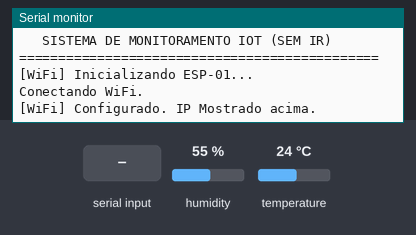
A sketch run on a simulated Arduino Mega 2560, built with avr-gcc and run on an emulated ATmega2560. Parts: the last lines printed to the serial monitor. The test bench sets the inputs (shaded band); at power-on: humidity 55 %, temperature 24 °C. The modem accepts every AT command (registered, SIM ready, sends succeed) and sends nothing else.

Above: at 9.7 s.
9.8 s: "CONNECT\n" received over Serial
At 9.96 s:
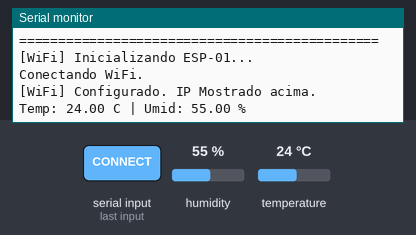
11.5 s: "200 OK\n" received over the second serial link
At 12.4 s:
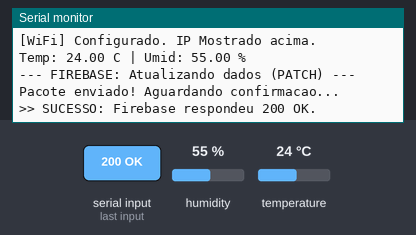

Measured:
- after the input at 9.8 s, the serial monitor: prints a new line at once (image 1)
- after the input at 11.5 s, the serial monitor: prints a new line at once (image 2)

The sketch:

temperatura_umidade_web.ino
```cpp
/*
  FUNCIONALIDADES:
  1. Web Server Local: Mostra temperatura.
  2. Firebase Logger: Envia Temp/Umidade a cada 10s para /sensores/sala.
*/

#include <DHT.h>

// ===============================================================
// 1. CONFIGURAÇÕES WIFI E FIREBASE
// ===============================================================

const String SSID_REDE  = "WIFI_UFSJ";
const String SENHA_REDE = "";

const String FIREBASE_HOST = "arduino-1bd32-default-rtdb.firebaseio.com";

const String FIREBASE_PATH = "/sensores/sala.json";

const unsigned long INTERVALO_ENVIO = 10000;
unsigned long timerEnvio = 0;

// ===============================================================
// 2. HARDWARE E PINOS
// ===============================================================
#define DHTPIN   2
#define DHTTYPE  DHT22
DHT dht(DHTPIN, DHTTYPE);

// ===============================================================
// 3. SETUP
// ===============================================================
void setup() {
  Serial.begin(115200);
  Serial1.begin(115200);

  dht.begin();

  Serial.println(F("\n=============================================="));
  Serial.println(F("   SISTEMA DE MONITORAMENTO IOT (SEM IR)      "));
  Serial.println(F("=============================================="));

  iniciarWifi();
}

// ===============================================================
// 4. LOOP PRINCIPAL
// ===============================================================
void loop() {

  if (Serial.available()) {
    char c = Serial.read();
    if (c == 'T' || c == 't') imprimirClimaSerial();
  }

  if (Serial1.available()) {
    if (Serial1.find("+IPD,")) {
      delay(30);
      int id = Serial1.read() - '0';
      processarWeb(id);
    }
  }

  if (millis() - timerEnvio > INTERVALO_ENVIO) {
    enviarFirebaseClima();
    timerEnvio = millis();
  }
}

// ===============================================================
// 5. LÓGICA FIREBASE (PATCH)
// ===============================================================

void enviarFirebaseClima() {
  float h = dht.readHumidity();
  float t = dht.readTemperature();

  if (isnan(h) || isnan(t)) {
    Serial.println(F("[Erro] DHT nao respondeu. Ignorando envio."));
    return;
  }

  Serial.println(F("\n--- FIREBASE: Atualizando dados (PATCH) ---"));

  String json = "{";
  json += "\"temperatura\":" + String(t) + ",";
  json += "\"umidade\":" + String(h);
  json += "}";

  while(Serial1.available()) Serial1.read();

  String cmdConexao = "AT+CIPSTART=4,\"SSL\",\"" + FIREBASE_HOST + "\",443";
  Serial1.println(cmdConexao);

  long t0 = millis();
  bool conectado = false;
  while(millis() - t0 < 4000) {
    String resp = Serial1.readStringUntil('\n');
    if(resp.indexOf("CONNECT") != -1 || resp.indexOf("OK") != -1 || resp.indexOf("ALREADY") != -1) {
      conectado = true; break;
    }
  }

  if(!conectado) {
    Serial.println(F("Falha: Nao foi possivel conectar ao Firebase."));
    Serial1.println("AT+CIPCLOSE=4");
    return;
  }

  String headers = "PATCH " + FIREBASE_PATH + " HTTP/1.1\r\n";
  headers += "Host: " + FIREBASE_HOST + "\r\n";
  headers += "User-Agent: ArduinoMega\r\n";
  headers += "Content-Type: application/json\r\n";
  headers += "Content-Length: " + String(json.length()) + "\r\n";
  headers += "Connection: close\r\n\r\n";

  int tamanhoTotal = headers.length() + json.length();

  Serial1.print("AT+CIPSEND=4,");
  Serial1.println(tamanhoTotal);

  delay(200);

  Serial1.print(headers);
  Serial1.print(json);

  Serial.println(F("Pacote enviado! Aguardando confirmacao..."));

  t0 = millis();
  while(millis() - t0 < 2000) {
    if(Serial1.available()) {
      String line = Serial1.readStringUntil('\n');
      if(line.indexOf("200 OK") != -1) {
          Serial.println(F(">> SUCESSO: Firebase respondeu 200 OK."));
          break;
      }
    }
  }

  Serial1.println("AT+CIPCLOSE=4");
}

// ===============================================================
// 6. WIFI E WEB SERVER
// ===============================================================
void iniciarWifi() {
  Serial.println(F("[WiFi] Inicializando ESP-01..."));

  sendCMD("AT+RST", 3000);
  sendCMD("AT+CWMODE=1", 500);
  sendCMD("AT+CIPSSLSIZE=4096", 500);

  String cmdWifi = "AT+CWJAP=\"" + SSID_REDE + "\",\"" + SENHA_REDE + "\"";
  Serial1.println(cmdWifi);

  Serial.print("Conectando WiFi");
  for(int i=0; i<20; i++) {
    if(Serial1.available()) {
      String r = Serial1.readString();
      if(r.indexOf("OK") != -1 || r.indexOf("CONNECTED") != -1) break;
    }
    Serial.print(".");
    delay(500);
  }
  Serial.println("");

  Serial1.println("AT+CIFSR");
  delay(1000);

  sendCMD("AT+CIPMUX=1", 1000);
  sendCMD("AT+CIPSERVER=1,80", 1000);

  Serial.println(F("[WiFi] Configurado. IP Mostrado acima."));
}

void processarWeb(int idConexao) {
  String req = lerSerial1(300);

  if (req.indexOf("GET /LIGAR") != -1) {
    Serial.println(F("Web: Solicitacao LIGAR recebida (Acao ignorada: Sem IR)"));
  }
  else if (req.indexOf("GET /DESLIGAR") != -1) {
    Serial.println(F("Web: Solicitacao DESLIGAR recebida (Acao ignorada: Sem IR)"));
  }

  float t = dht.readTemperature();

  String html = "HTTP/1.1 200 OK\r\nContent-Type: text/html\r\n\r\n";
  html += "<html><head><meta name='viewport' content='width=device-width'>";
  html += "<style>button{width:100%;padding:15px;margin:10px 0;font-size:18px;border:none;border-radius:10px;color:white;}";
  html += ".btn-on{background-color:#28a745;} .btn-off{background-color:#dc3545;}</style></head>";
  html += "<body style='font-family:sans-serif;text-align:center;padding:20px;'>";
  html += "<h2>Monitor Elgin (Sem IR)</h2>";

  if (isnan(t)) html += "<p>Temp: --</p>";
  else html += "<p style='font-size:24px'>Temp: <b>" + String(t, 1) + " C</b></p>";

  html += "<a href='/LIGAR'><button class='btn-on'>LIGAR (Log Only)</button></a>";
  html += "<a href='/DESLIGAR'><button class='btn-off'>DESLIGAR (Log Only)</button></a>";
  html += "<p><a href='/'>Atualizar</a></p></body></html>";

  String cmd = "AT+CIPSEND=" + String(idConexao) + "," + String(html.length());
  sendCMD(cmd, 200);
  Serial1.print(html);
  delay(50);
  sendCMD("AT+CIPCLOSE=" + String(idConexao), 100);
}

// ===============================================================
// 7. FUNÇÕES AUXILIARES
// ===============================================================

void imprimirClimaSerial() {
  float h = dht.readHumidity();
  float t = dht.readTemperature();
  Serial.print(F("Temp: ")); Serial.print(t);
  Serial.print(F(" C | Umid: ")); Serial.print(h); Serial.println(F(" %"));
}

void sendCMD(const String &cmd, int waitMs) {
  Serial1.println(cmd);
  long t0 = millis();
  while (millis() - t0 < waitMs) { while(Serial1.available()) Serial1.read(); }
}

String lerSerial1(int timeoutMs) {
  String r = "";
  long t0 = millis();
  while (millis() - t0 < timeoutMs) { while(Serial1.available()) r += (char)Serial1.read(); }
  return r;
}
```
